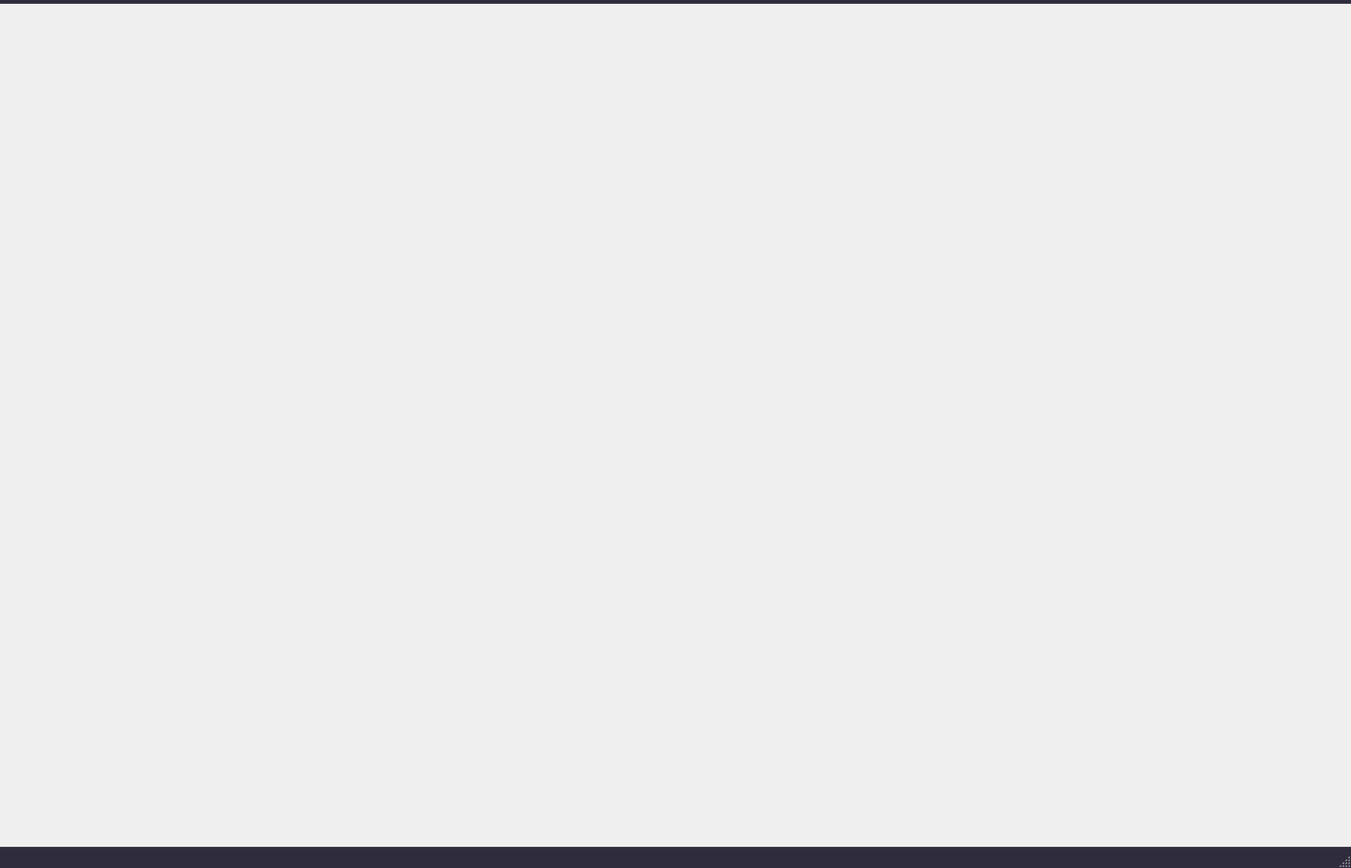
<?xml version="1.0" encoding="UTF-8"?>
<ui version="4.0">
 <class>MainWindow</class>
 <widget class="QMainWindow" name="MainWindow">
  <property name="geometry">
   <rect>
    <x>0</x>
    <y>0</y>
    <width>1400</width>
    <height>900</height>
   </rect>
  </property>
  <property name="windowTitle">
   <string>个人生活综合管理</string>
  </property>
  <property name="styleSheet">
   <string notr="true">
    QMainWindow {
      background: qlineargradient(x1:0, y1:0, x2:0, y2:1,
        stop:0 #0F0C29, stop:0.45 #302B63, stop:1 #24243E);
    }
   </string>
  </property>
  <widget class="QWidget" name="centralwidget">
   <property name="styleSheet">
    <string notr="true">
     QWidget#centralwidget {
       background: transparent;
     }
    </string>
   </property>
  </widget>
  <widget class="QMenuBar" name="menubar">
   <property name="geometry">
    <rect>
     <x>0</x>
     <y>0</y>
     <width>1400</width>
     <height>22</height>
    </rect>
   </property>
   <property name="styleSheet">
    <string notr="true">
     QMenuBar {
       background: rgba(12, 8, 28, 0.85);
       color: #9e9ab8;
       border-bottom: 1px solid rgba(255, 255, 255, 0.08);
       padding: 2px 8px;
     }
     QMenuBar::item:selected {
       background: rgba(139, 158, 246, 0.15);
       color: #e2e0f0;
       border-radius: 4px;
     }
    </string>
   </property>
  </widget>
  <widget class="QStatusBar" name="statusbar">
   <property name="styleSheet">
    <string notr="true">
     QStatusBar {
       background: rgba(12, 8, 28, 0.85);
       color: #6e6a88;
       border-top: 1px solid rgba(255, 255, 255, 0.08);
       padding: 2px 8px;
     }
    </string>
   </property>
  </widget>
 </widget>
 <resources/>
 <connections/>
</ui>
